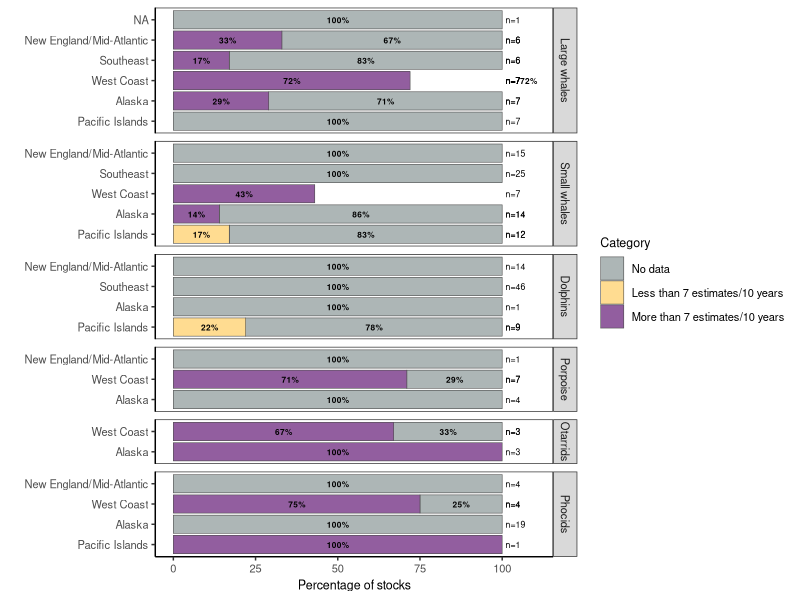

Source code (R): (Note: this script raises an error after producing the figure.)

#### clean working environment #####
rm(list = ls())

#### read in package ####
library(tidyverse)

# set plot directory
plotdir <- "figures"

### read in data ###
data <- read.csv("data/clean_data/U.S_Abundance_Clean.csv")

species_key <- read.csv("data/raw_data/species_key.csv", na = "-") %>%
  rename(us_region = `U.S..region`) %>%
  select(-notes)

### clean data ###

# clean data for cetaceans

data_clean_cetacean <- data %>%
  filter(catg1 == "Cetaceans") %>%
  select(stock, stock_id, survey_method, abundance_units, year, abundance, us_region, parent_stock_id, catg1, catg2) %>%
  filter(abundance_units == "Total number") %>%
  group_by(stock_id, survey_method, abundance_units) %>%
  summarize(total_years = n()) %>%
  group_by(stock_id) %>%
  filter(total_years == max(total_years)) %>%
  filter(!duplicated(stock_id)) %>%
  rename(max_est = total_years) %>%
  select(-survey_method, -abundance_units) %>%
  mutate(catg_est = case_when(max_est<7~"<7",
                              max_est>=7 ~">=7"))


# clean data for pinnipeds

data_clean_pinniped <- data %>%
  filter(catg1 == "Pinnipeds"|catg1 == "Fissipeds") %>%
  select(stock, stock_id, survey_method, abundance_units, year, abundance, us_region, parent_stock_id, catg1, catg2) %>%
  group_by(stock_id, survey_method, abundance_units) %>%
  summarize(total_years = n()) %>%
  filter(!stock_id %in% c("HBSEAL-CAISLANDS",
                          "HBSEAL-CAMAIN",
                          "NESEAL-CACENTRAL",
                          "NESEAL-CAISLANDS",
                          "NFSEAL-BO",
                          "NFSEAL-GR",
                          "NFSEAL-PL",
                          "STSEALION-CA",
                          "STSEALION-CALISLAND",
                          "STSEALION-CGUAK",
                          "STSEALION-EALISLAND",
                          "STSEALION-EGUAK",
                          "STSEALION-OR",
                          "STSEALION-SEAK",
                          "STSEALION-WA",
                          "STSEALION-WALISLAND",
                          "STSEALION-WGUAK",
                          "HBSEAL-WACOA",
                          "HBSEAL-ORCOA"
  )) %>%
  group_by(stock_id) %>%
  filter(total_years == max(total_years)) %>%
  filter(!duplicated(stock_id)) %>%
  select(-survey_method, -abundance_units)%>%
  rename(max_est = total_years) %>%
  mutate(catg_est = case_when(max_est<7~"<7",
                              max_est>=7~">=7"))

# clean species key
species_key_clean <- species_key %>%
  select(stock, stock_id, us_region, parent_stock_id, catg1, catg2) %>%
  filter(is.na(parent_stock_id)) %>%
  filter(!is.na(us_region)) %>%
  select(-parent_stock_id) %>%
  separate(us_region, into = c("us_region_1", "us_region_2"), sep=",")

# calculate total stocks by us region
us_region_1 <- species_key_clean %>%
  group_by(us_region_1, catg2) %>%
  summarize(total_stocks = n()) %>%
  rename(us_region = us_region_1)

us_region_2 <- species_key_clean %>%
  group_by(us_region_2, catg2) %>%
  summarize(total_stocks = n()) %>%
  rename(us_region = us_region_2) %>%
  na.omit() %>%
  mutate(us_region = case_when(us_region == " Southeast"~"Southeast",
                               us_region == " Alaska"~"Alaska"))

us_region <- bind_rows(us_region_1, us_region_2) %>%
  mutate(total_stocks = case_when(us_region == "Alaska"&catg2 == "Large whales"~7,
                                  us_region == "Alaska"&catg2 == "Otarrids"~3,
                                  us_region == "Alaska"&catg2 == "Phocids"~19,
                                  us_region == "Southeast"&catg2 == "Dolphins"~46,
                                  us_region == "Southeast"&catg2 == "Large whales"~6,
                                  us_region == "Southeast"&catg2 == "Small whales"~25,
                                  .default = total_stocks)) %>%
  ungroup() %>%
  slice(-c(31,32,33,34,35,36))


# combine the year numbers of cetacean and pinnipeds, calculate total stocks by region
data_clean_total <- bind_rows(data_clean_cetacean, data_clean_pinniped)

us_region_1_est <- left_join(data_clean_total, species_key_clean, by = "stock_id") %>%
  group_by(us_region_1, catg2, catg_est) %>%
  summarize(total_stocks = n()) %>%
  rename(us_region = us_region_1)

us_region_2_est <- left_join(data_clean_total, species_key_clean, by = "stock_id") %>%
  group_by(us_region_2, catg2, catg_est) %>%
  summarize(total_stocks = n()) %>%
  rename(us_region = us_region_2) %>%
  na.omit() %>%
  mutate(us_region = case_when(us_region == " Southeast"~"Southeast",
                               us_region == " Alaska"~"Alaska"))

us_region_est <- bind_rows(us_region_1_est, us_region_2_est) %>%
  mutate(total_stocks = case_when(us_region == "Alaska"&catg2 == "Large whales"&catg_est == ">=7"~2,
                                  us_region == "Alaska"&catg2 == "Otarrids"&catg_est == ">=7"~3,
                                  us_region == "Alaska"&catg2 == "Phocids"&catg_est == ">=7"~12,
                                  .default = total_stocks)) %>%
  ungroup() %>%
  slice(-c(17,18,19)) %>%
  select(us_region, catg2, catg_est, total_stocks) %>%
  rename(total_stocks_est = total_stocks)

# produce final data

data_final <- left_join(us_region, us_region_est, by = c("us_region" = "us_region", "catg2" = "catg2"), relationship = "many-to-many") %>%
  mutate(catg_est = ifelse(is.na(catg_est), "No estimates", catg_est)) %>%
  mutate(total_stocks_est = ifelse(catg_est == "No estimates", total_stocks, total_stocks_est)) %>%
  mutate(catg_no_est = ifelse(catg_est != "No estimates", total_stocks-total_stocks_est, total_stocks_est)) %>%
  mutate(catg_less = ifelse(catg_est=="<7", total_stocks_est, 0)) %>%
  mutate(catg_great = ifelse(catg_est==">=7", total_stocks_est, 0)) %>%
  slice(-24) %>%
  mutate(catg_no_est = case_when(us_region == "West Coast"&catg2 == "Large whales"~1,
                                 .default = catg_no_est)) %>%
  mutate(catg_less = case_when(us_region == "West Coast"&catg2 == "Large whales"~1,
                               .default = catg_less)) %>%
  select(-catg_est, -total_stocks_est) %>%
  mutate(percentage_no_est = (catg_no_est/total_stocks)*100,
         percentage_less_est = (catg_less/total_stocks)*100,
         percentage_great_est = (catg_great/total_stocks)*100) %>%
  mutate(percentage_no_est = round(percentage_no_est,0),
         percentage_less_est = round(percentage_less_est,0),
         percentage_great_est = round(percentage_great_est,0))


data_final_bar <- data_final %>%
  gather(key = "percentage_catg", value = "percentage", percentage_no_est, percentage_less_est, percentage_great_est) %>%
  mutate(percentage = ifelse(us_region == "West Coast"&catg2 == "Large whales"&percentage_catg == "percentage_great_est", 72, percentage)) %>%
  filter(catg2 %in% c("Large whales", "Small whales", "Dolphins", "Porpoise", "Otarrids", "Phocids")) %>%
  mutate(us_region = factor(us_region, levels = c("Pacific Islands", "Alaska", "West Coast", "Southeast", "New England/Mid-Atlantic")))%>%
  mutate(catg2 = factor(catg2, levels = c("Large whales", "Small whales", "Dolphins", "Porpoise", "Otarrids", "Phocids"))) %>%
  mutate(percentage_catg = case_when(percentage_catg == "percentage_no_est"~"No data",
                                     percentage_catg == "percentage_less_est"~"Less than 7 estimates/10 years",
                                     percentage_catg == "percentage_great_est"~"More than 7 estimates/10 years")) %>%
  mutate(percentage_catg = factor(percentage_catg, levels = c("No data", "Less than 7 estimates/10 years", "More than 7 estimates/10 years"))) %>%
  mutate(label = paste0(percentage, "%")) %>%
  mutate(label_stock = paste0("n=", total_stocks)) %>%
  filter(! label == "0%") %>%
  slice(-c(23,40))
  



base_theme <-  theme(axis.text=element_text(size=8),
                   axis.title=element_text(size=9),
                   legend.text=element_text(size=8),
                   legend.title=element_text(size=9),
                   strip.text=element_text(size=8),
                   plot.title=element_text(size=9),
                   # Gridlines
                   panel.grid.major = element_blank(), 
                   panel.grid.minor = element_blank(),
                   panel.background = element_blank(), 
                   axis.line = element_line(colour = "black"),
                   # Legend
                   legend.key = element_rect(fill = NA, color=NA),
                   legend.background = element_rect(fill=alpha('blue', 0)))




percentage_type <- c("No data" = "#adb6b6", "Less than 7 estimates/10 years" = "#ffdc91", "More than 7 estimates/10 years" = "#925e9f")


g_coverage <- ggplot(data = data_final_bar, aes(x=percentage, y = us_region, fill = percentage_catg)) +
  facet_grid(catg2~., space = "free_y", scales = "free_y") +
  geom_bar(position = position_stack(), stat = "identity", color = "grey30", lwd = 0.2) +
  geom_text(aes(label = label), position = position_stack(vjust = 0.5), size = 2.1, color = "black", fontface = "bold") +
  geom_text(aes(label = label_stock, x=101, y = us_region),hjust = 0, inherit.aes = F, size = 2.2, color = "black") +
  labs(x = "Percentage of stocks", y = "") +
  scale_fill_manual(name = "Category", values = percentage_type) +
  scale_x_continuous(lim = c(0, 110), breaks = seq(0,100,25)) +
  theme_bw() + base_theme



g_coverage  

ggsave(g_coverage, filename=file.path(plotdir, "Fig7_data_gap_bar.png"), 
       width= 8, height=6, units="in", dpi=600)





